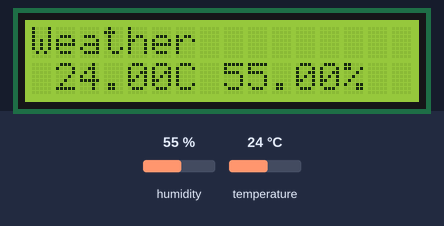
This sketch was run on a simulated Arduino Uno, built with avr-gcc and run on an emulated ATmega328P. Shown: 16×2 character LCD. The inputs (shaded band) are chosen by the test bench; at power-on: humidity 55 %, temperature 24 °C. What the sketch prints to the serial monitor is not drawn.

Above: at 2.6 s.
2.7 s: humidity set to 22 %
At 7.1 s:
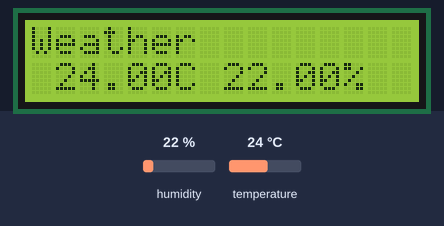
8.1 s: temperature set to 12 °C
At 11.2 s:
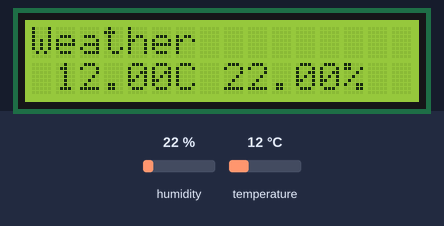
13.5 s: humidity set to 40 %
At 15.3 s:
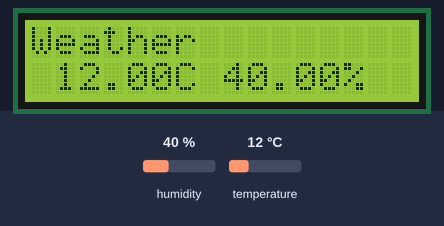
18.9 s: temperature set to 19 °C
At 23.4 s:
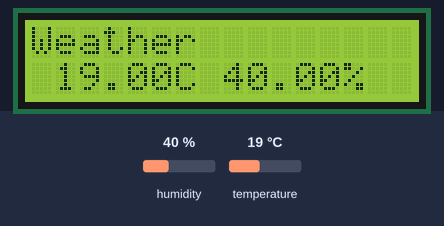
Timing chart, 0 to 24.9 s (numbered marks = the images above; inputs shaded):
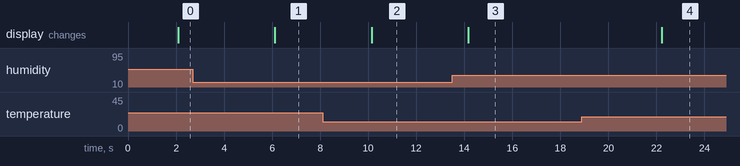

The sketch:

Temperature_Measurement.ino
```cpp
//Code Written By RAJDEEP BARUAH

//Libraries
#include <DHT.h>
#include<LiquidCrystal.h>

//Constants
#define DHTPIN 7    // what pin we're connected to
#define DHTTYPE DHT11   // DHT 11 (AM2302)
DHT dht(DHTPIN, DHTTYPE);   //Initialize DHT sensor for normal 16mhz Arduino

//Variables
float hum;
float temp;

//LCD Object
LiquidCrystal lcd(12,11,5,4,3,2);

void setup()
  {
    Serial.begin(9600);
    dht.begin();
    lcd.begin(16,2);
  }

  void loop()
  {
    delay(2000);
    hum=dht.readHumidity();
    temp=dht.readTemperature();
    Serial.print("Humidity:");
    Serial.print(hum);
    Serial.print("%, Temp:");
    Serial.print(temp);
    Serial.print("Celcius");
    lcd.setCursor(0,0);
    lcd.print("Weather");
    lcd.setCursor(1,1);
    lcd.print(temp);
    lcd.print("C ");
    lcd.print(hum);
    lcd.print("%");

    delay(2000);
    }
```

Measured:
- after the input at 2.7 s, the display: changes after 3.4 s (image 1)
- after the input at 8.1 s, the display: changes after 2.0 s (image 2)
- after the input at 13.5 s, the display: changes after 0.67 s (image 3)
- after the input at 18.9 s, the display: changes after 3.3 s (image 4)
